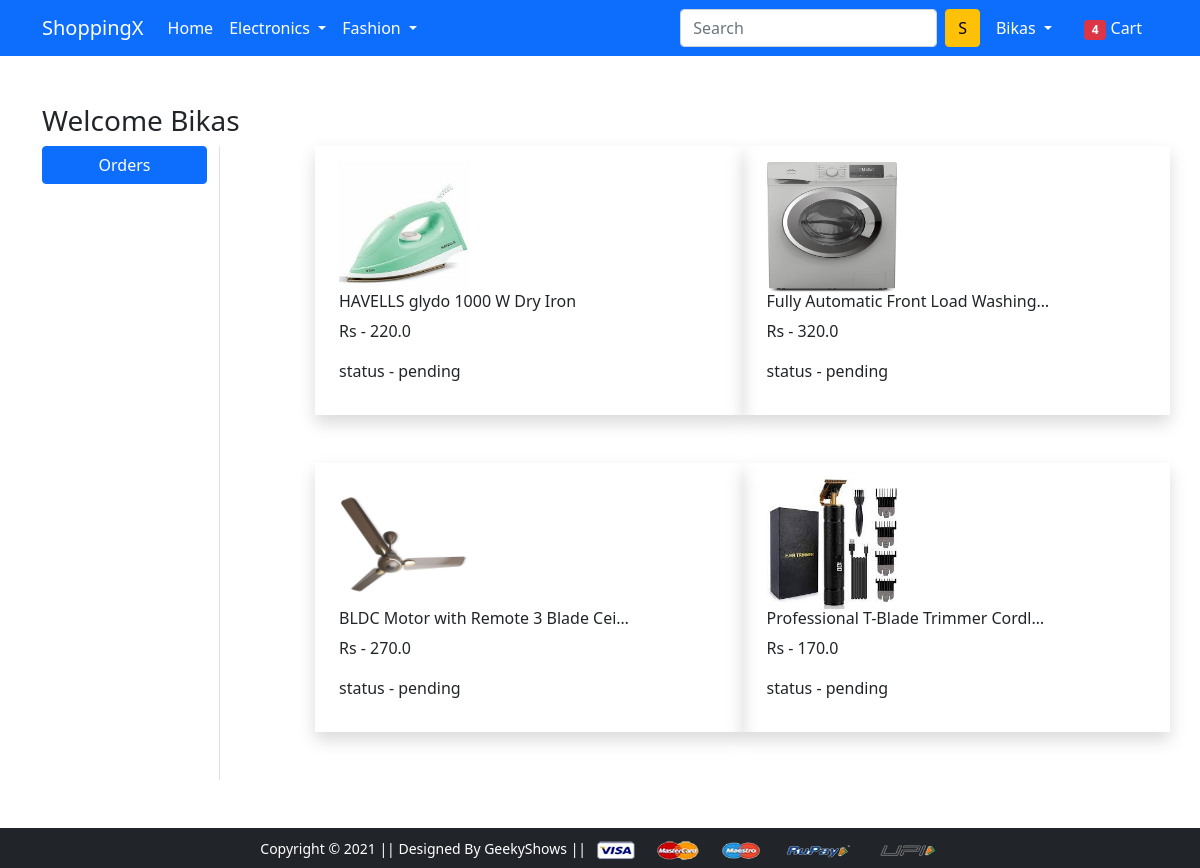
Page /Orders (signed in) on the committed database.
### carts/models.py (models this page shows, shortened)
class OrderPlaced(models.Model):
    user= models.ForeignKey(User, on_delete=models.CASCADE)
    customer= models.ForeignKey(Customer, on_delete=models.CASCADE)
    product= models.ForeignKey(Product, on_delete=models.CASCADE)
    quantity= models.PositiveIntegerField(default=1)
    order_date= models.DateField(auto_now_add=True)
    status= models.CharField(max_length=100, choices=(
                    ('pending', 'pending'),
                    ('On The Way', 'On The Way'),
                    ('delivered', 'delivered'),
                    ('cancelled', 'cancelled'),
    ))
    @property
    def tot_cost(self):
        return (self.quantity * self.product.price) + 70

### home/models.py (models this page shows, shortened)
class Product(models.Model):
    title= models.CharField(max_length=100)
    image= models.ImageField(upload_to='media')
    category= models.CharField(max_length=100, choices=(
                            ('Top Wear', 'Top Wear'),
                            ('Bottom Wear', 'Bottom Wear'),
                            ('Mobile', 'Mobile'),
                            ('Laptop', 'Laptop'),
                            ('Accessories', 'Accessories'),
    ))
    desc= models.TextField()
    price= models.FloatField()

### carts/views.py (the view)
# urls.py: path('Orders', views.Orders, name='orders'),
@login_required(login_url='signin')
def Orders(request):
   order_obj= OrderPlaced.objects.filter(user=request.user)
   context = {
      'order_obj' : order_obj
   }
   return render(request, 'app/orders.html', context)

### templates/app/orders.html (shortened to what this page needs)
{% extends 'app/base.html' %}
{% load static %}
{% block main-content %}
<div class="container my-5">
 <div class="row">
 <h3>Welcome {{user.username|capfirst}}</h3>
  <div class="col-sm-2 border-end">
   <ul class="list-unstyled">
    <li class="d-grid"><a href="#" class="btn btn-primary">Orders</a></li>
   </ul>
  </div>
  <div class="col-sm-9 offset-sm-1">
   <div class="row">
    {% for k in order_obj %}
    <div class="col-sm-6 shadow px-4 mb-5 p-3">
      <img src="{{k.product.image.url}}" style="width: 130px; height: 130px;">
       <h6> {{k.product.title| truncatechars:35}} </h6>
       <p> Rs - {{k.tot_cost}}
         {% if k.status == 'On The Way' %}
            <p>Status - On the way</p>
            {%elif k.status == 'delivered' %}
               <p>status -  Delivered</p>
            {% elif k.status == 'cancelled' %}
               <p> status - cancelled </p>
         {% else %}
            <p>status - pending</p>
         {%endif %}
    </div>
   {% endfor %}
   </div>
  </div>
 </div>
</div>
{% endblock main-content %}

### templates/app/base.html (shortened to what this page needs)
<!doctype html>
{% load static %}
<html lang="en">
  <head>
    <link href="https://cdn.jsdelivr.net/npm/bootstrap@5.0.0-beta1/dist/css/bootstrap.min.css" rel="stylesheet">
    <link rel="stylesheet" href="{% static 'app/css/owl.carousel.min.css' %}">
    <link rel="stylesheet" href="{% static 'app/css/all.min.css' %}">
    <link rel="stylesheet" href="{% static 'app/css/style.css' %}">
  </head>
  <body>
    <nav class="navbar navbar-expand-lg navbar-dark bg-primary">
     <div class="container">
       <a class="navbar-brand" href="/">ShoppingX</a>
       <div class="collapse navbar-collapse" id="navbarSupportedContent">
         <ul class="navbar-nav me-auto mb-2 mb-lg-0">
           <li class="nav-item">
             <a class="nav-link active" aria-current="page" href="/">Home</a>
           </li>
           <li class="nav-item dropdown">
             <a class="nav-link dropdown-toggle text-white" href="#" id="electronicsDropdown" role="button" data-bs-toggle="dropdown" aria-expanded="false">
               Electronics
             </a>
           </li>
           <li class="nav-item dropdown">
             <a class="nav-link dropdown-toggle text-white" href="#" id="fashionDropdown" role="button" data-bs-toggle="dropdown" aria-expanded="false">
               Fashion
             </a>
           </li>
         </ul>
         <form class="d-flex">
           <input class="form-control me-2" type="search" placeholder="Search" aria-label="Search">
           <button class="btn btn-warning" type="submit">S</button>
         </form>
         <div>
          <ul class="navbar-nav me-auto mb-2 mb-lg-0">
            {% if user.is_authenticated %}
           <li class="nav-item dropdown mx-2">
              <a class="nav-link dropdown-toggle text-white" href="#" id="profileDropdown" role="button" data-bs-toggle="dropdown" aria-expanded="false">
                {{user.username|capfirst}}
              </a>
            </li>
            <li class="nav-item mx-2">
             <a href="{% url 'show_cart' %}" class="nav-link text-white"><span class="badge bg-danger">4</span> Cart </a>
            </li>
            {% endif %}
          </ul>
         </div>
       </div>
     </div>
    </nav>
    {% block main-content %} {% endblock main-content %}
    <footer class="container-fluid bg-dark text-center p-2 mt-5">
        <small class="text-white">Copyright &copy; 2021 || Designed By GeekyShows || </small>
        <img src="{% static 'app/images/payment.png' %}" alt="" srcset="" class="img-fluid" height="2px">
    </footer>
  </body>
</html>

### rows in the picture
OrderPlaced: product.image (picture), product "HAVELLS glydo 1000 W Dry Iron", tot_cost "220.0", status "status - pending"
OrderPlaced: product.image (picture), product "Fully Automatic Front Load Washing…", tot_cost "320.0", status "status - pending"
OrderPlaced: product.image (picture), product "BLDC Motor with Remote 3 Blade Cei…", tot_cost "270.0", status "status - pending"
OrderPlaced: product.image (picture), product "Professional T-Blade Trimmer Cordl…", tot_cost "170.0", status "status - pending"

### other values in the picture
{{ user.username|capfirst }} "Bikas"
